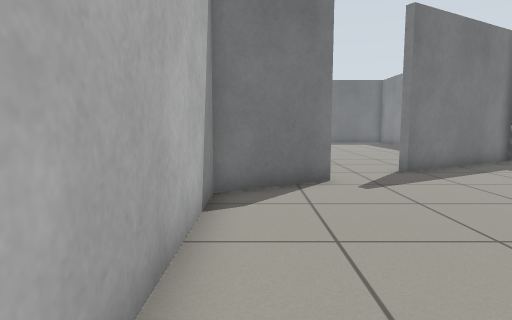
View 1 (above)

16 first-person views from a walk through a Gazebo world. The camera is 0.72 m above the floor, tilts 6° down and sees 75° across. The floor is counted in squares, 0.5 m on a side. Each view is taken from the middle of a square. On the plan, view 1 faces up. The plan holds only what a view shows up to about 15 squares ahead; the rest is blank.

View 2
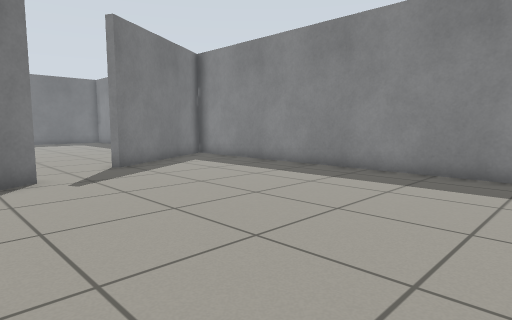

View 3
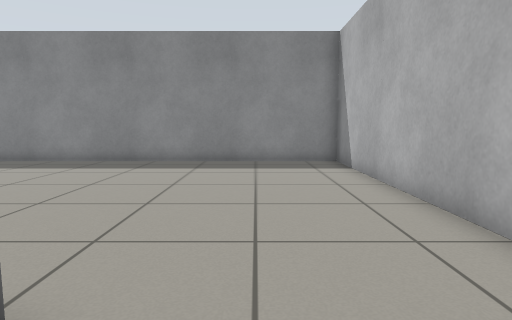

View 4
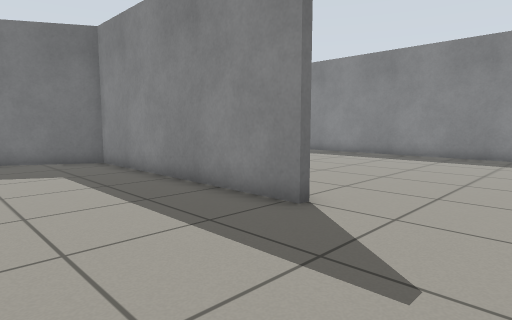

View 5
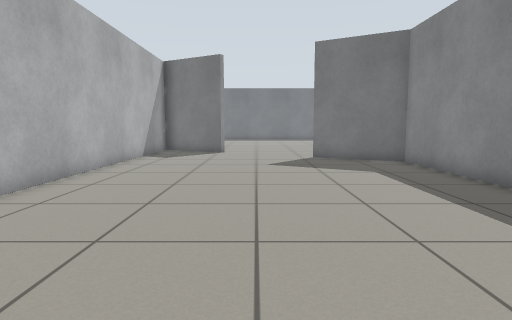

View 6
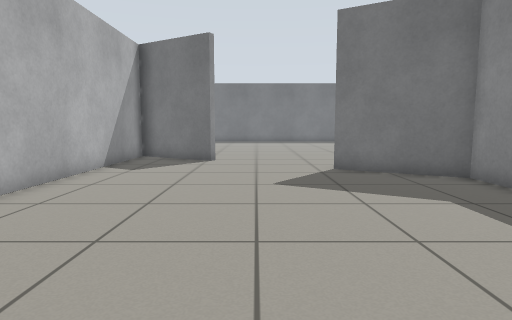

View 7
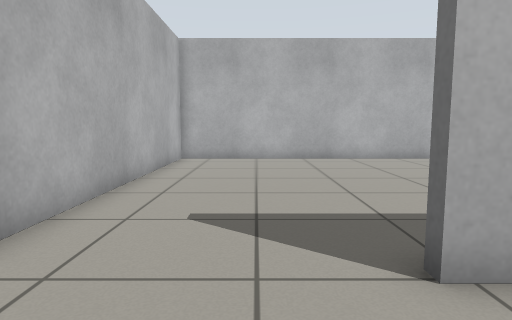

View 8
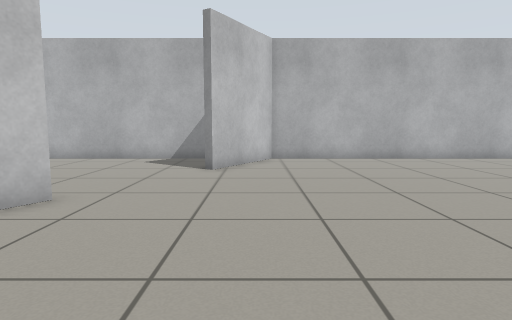

View 9
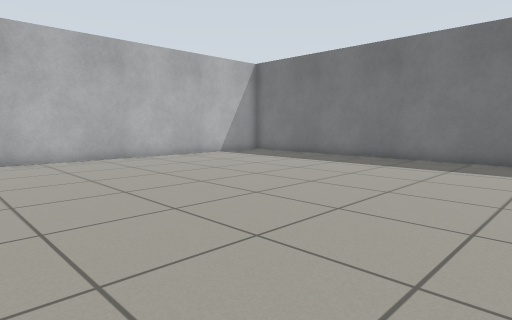

View 10
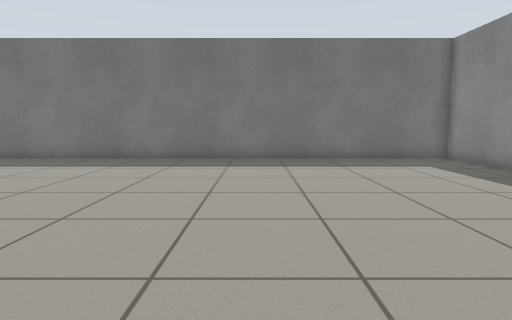

View 11
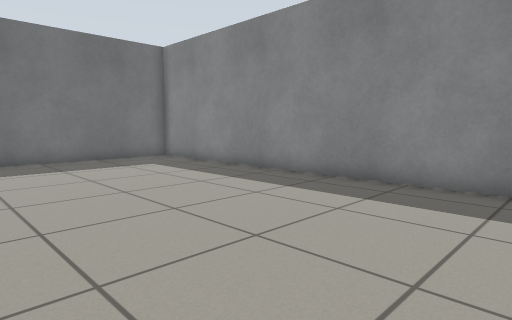

View 12
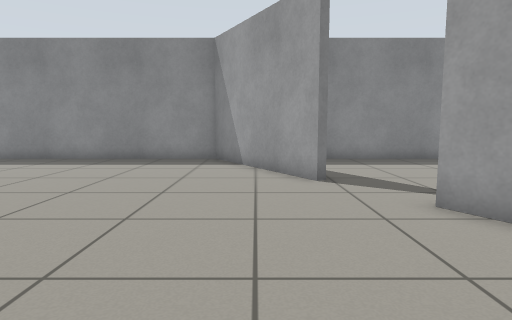

View 13
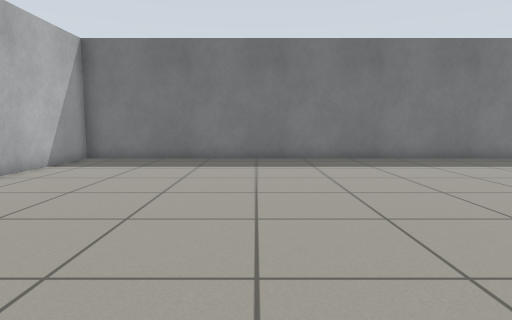

View 14
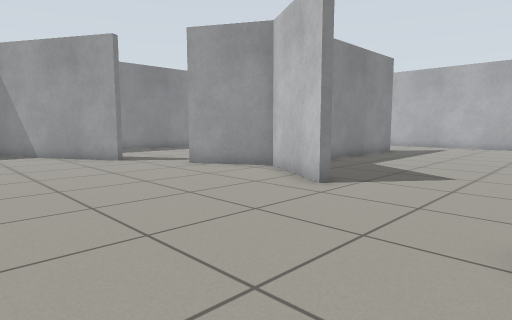

View 15
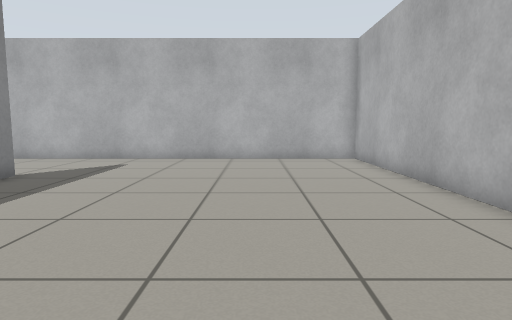

View 16
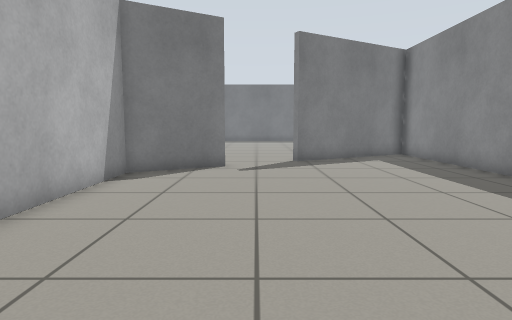

### Floor plan
Ten units are one square. View 1 is at (0, 0); x grows to the right and y downward. Boxes are objects, and circles mark ways between rooms. Rooms are numbered by the first view taken in them; rooms with no view inside come last. Other rooms are left out.
<svg viewBox="-127 -277 234 354">
<path fill="none" stroke="#000" d="M-9 16 -9 24M20 -86 -10 -69M-9 -71 -9 -10M-5 72 102 72 102 -133 47 -102 45 -104M-12 24 -12 -71M-12 -69 -45 -88M-87 -113 -122 -133 -122 72 -5 72M45 -104 102 -137 102 -272 -122 -272 -122 -137 -86 -115M-44 -91 -11 -72 19 -89"/>
<circle cx="-10" cy="45" r="3" fill="#2a7"/>
<circle cx="30" cy="-107" r="3" fill="#2a7"/>
<circle cx="-60" cy="-104" r="3" fill="#2a7"/>
<text x="50" y="-20">1</text>
<text x="-70" y="-20">2</text>
<text x="-10" y="-190">3</text>
</svg>
Room 1 opens to room 2. Room 1 opens to room 3. Room 2 opens to room 3.

Where each view was taken, in squares from view 1:
view 1: 0 up, 0 right, facing up
view 2: 1 down, 0 right, facing up-right
view 3: 4 down, 3 left, facing right
view 4: 6 down, 6 left, facing up-right
view 5: 6 down, 7 left, facing up
view 6: 2 down, 7 left, facing up
view 7: 4 down, 2 right, facing left
view 8: 13 up, 2 right, facing left
view 9: 13 up, 2 right, facing up-left
view 10: 13 up, 2 right, facing up
view 11: 13 up, 2 right, facing up-right
view 12: 12 up, 4 left, facing right
view 13: 13 up, 5 left, facing up
view 14: 16 up, 9 left, facing down-right
view 15: 7 up, 8 left, facing down
view 16: 3 down, 3 right, facing up
